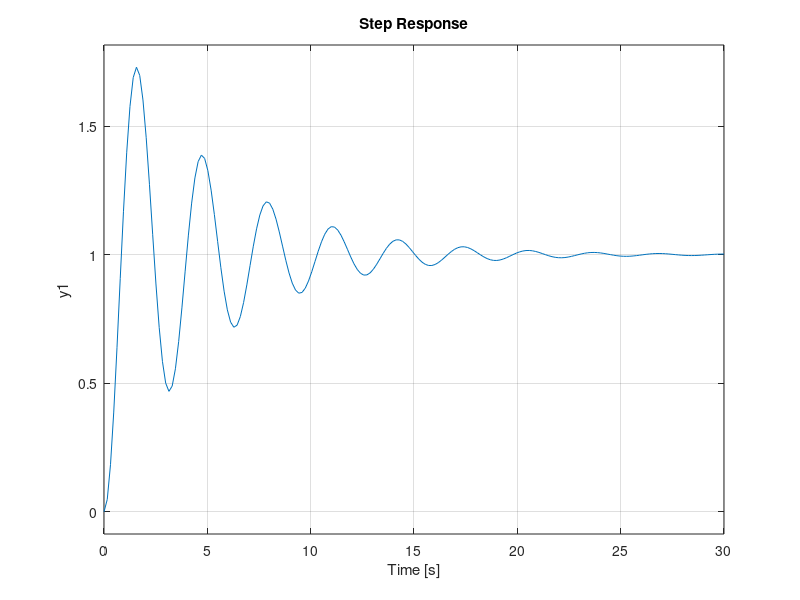

This figure's MATLAB source:
wn = 2;
zeta = 0.1; % We change the zeta values to see their effect on the response system

num = [0 wn^2];
den = [1 2*zeta*wn wn^2];
G = tf (num,den);
hold on
step (G)